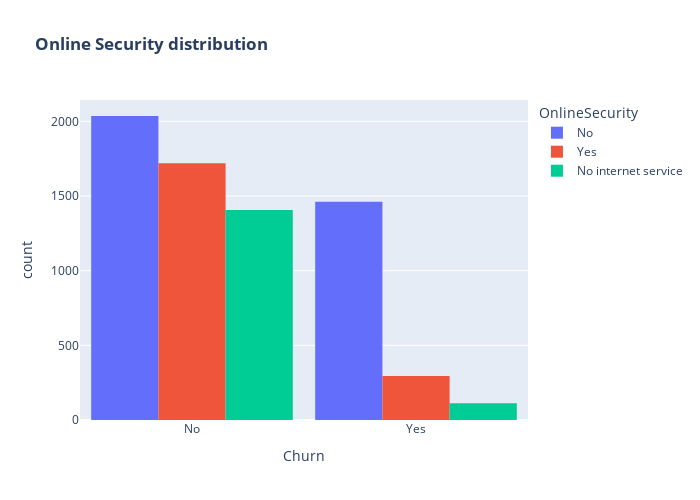

This figure's notebook cell:
### Code cell
# OnlineSecurity feature histogram
fig = px.histogram(df, x="Churn", color="OnlineSecurity", barmode="group", title="<b>Online Security distribution<b>")
fig.update_layout(width=700, height=500, bargap=0.1)
fig.show()

### Figure 1 — Plotly figure (JSON) as saved in the notebook; plotly's stock layout.template omitted (floating-point values rounded to 4 significant figures; data arrays with more than 128 entries replaced by an {"elided": "..."} marker saying what was removed)
{"data": [{"alignmentgroup": "True", "bingroup": "x", "hovertemplate": "OnlineSecurity=No<br>Churn=%{x}<br>count=%{y}<extra></extra>", "legendgroup": "No", "marker": {"color": "#636efa", "pattern": {"shape": ""}}, "name": "No", "offsetgroup": "No", "orientation": "v", "showlegend": true, "type": "histogram", "x": {"elided": "3497 str values"}, "xaxis": "x", "yaxis": "y"}, {"alignmentgroup": "True", "bingroup": "x", "hovertemplate": "OnlineSecurity=Yes<br>Churn=%{x}<br>count=%{y}<extra></extra>", "legendgroup": "Yes", "marker": {"color": "#EF553B", "pattern": {"shape": ""}}, "name": "Yes", "offsetgroup": "Yes", "orientation": "v", "showlegend": true, "type": "histogram", "x": {"elided": "2015 str values"}, "xaxis": "x", "yaxis": "y"}, {"alignmentgroup": "True", "bingroup": "x", "hovertemplate": "OnlineSecurity=No internet service<br>Churn=%{x}<br>count=%{y}<extra></extra>", "legendgroup": "No internet service", "marker": {"color": "#00cc96", "pattern": {"shape": ""}}, "name": "No internet service", "offsetgroup": "No internet service", "orientation": "v", "showlegend": true, "type": "histogram", "x": {"elided": "1520 str values"}, "xaxis": "x", "yaxis": "y"}], "layout": {"bargap": 0.1, "barmode": "group", "height": 500, "legend": {"title": {"text": "OnlineSecurity"}, "tracegroupgap": 0}, "title": {"text": "<b>Online Security distribution<b>"}, "width": 700, "xaxis": {"anchor": "y", "domain": [0, 1], "title": {"text": "Churn"}}, "yaxis": {"anchor": "x", "domain": [0, 1], "title": {"text": "count"}}}}
